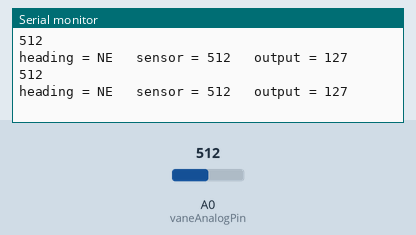
The sketch below on a simulated Arduino Uno, built with avr-gcc and run on an emulated ATmega328P. On the bench: the last lines printed to the serial monitor. The inputs (shaded band) are chosen by the test bench; at power-on: A0 (vaneAnalogPin) = 512.

Above: at 2.8 s.
2.9 s: A0 (vaneAnalogPin) set to 390
At 4.9 s:
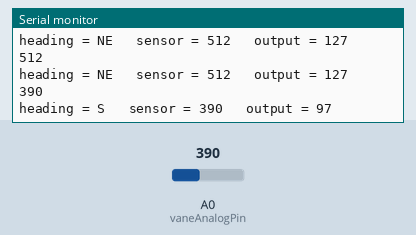
7.5 s: A0 (vaneAnalogPin) set to 410
At 9.2 s:
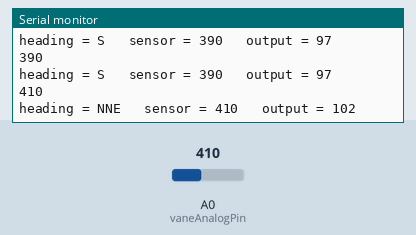
11.5 s: A0 (vaneAnalogPin) set to 122
At 12.3 s:
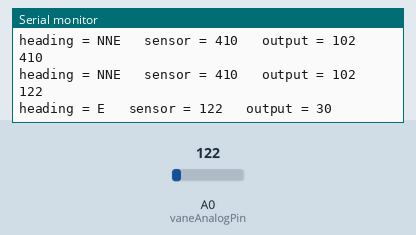
15.5 s: A0 (vaneAnalogPin) set to 57
At 16.6 s:
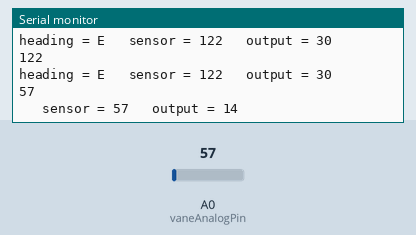
19.5 s: A0 (vaneAnalogPin) set to 77
At 20.9 s:
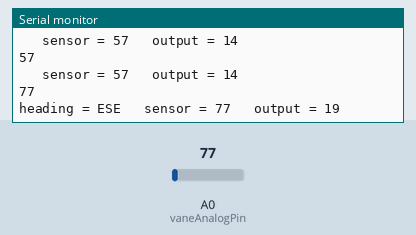
23.5 s: A0 (vaneAnalogPin) set to 135
At 25.3 s:
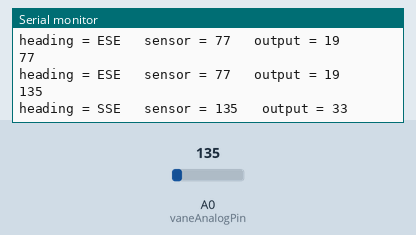
Timing chart, 0 to 26.8 s (numbered marks = the images above; inputs shaded):
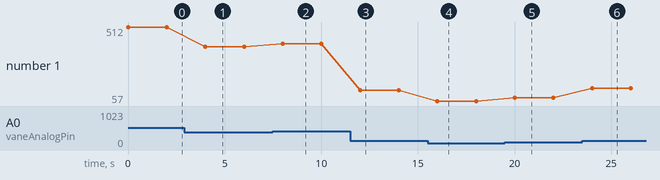

Measured:
- after the input at 2.9 s, the serial monitor: prints a new line after 1.1 s (image 1)
- after the input at 7.5 s, the serial monitor: prints a new line after 0.50 s (image 2)
- after the input at 11.5 s, the serial monitor: prints a new line after 0.51 s (image 3)
- after the input at 15.5 s, the serial monitor: prints a new line after 0.51 s (image 4)
- after the input at 19.5 s, the serial monitor: prints a new line after 0.51 s (image 5)
- after the input at 23.5 s, the serial monitor: prints a new line after 0.51 s (image 6)
- plotted number 1: 512 → 390 after the input at 2.9 s, 390 → 410 after the input at 7.5 s, 410 → 122 after the input at 11.5 s, 122 → 57 after the input at 15.5 s, 57 → 77 after the input at 19.5 s

The sketch:

vane.ino
```cpp
const int vaneAnalogPin = A0;  // Analog input pin that the potentiometer is attached to

int windVane = 0;           // value read from the pot
int outputValue = 0;        // value output to the PWM (analog out)
int direction = 0;          // direction of vane

void setup() {
  // initialize serial communications at 9600 bps:
  Serial.begin(9600);
}

void loop() {
  // read the analog in value:
  windVane = analogRead(vaneAnalogPin);
  Serial.println(windVane);
  // map it to the range of the analog out:
  outputValue = map(windVane, 0, 1023, 0, 255);
  // change the analog out value:
  int temp;

  if(windVane > 940){
    Serial.print("heading = W");
  } //W
	else if(windVane > 880){
    Serial.print("heading = NW");
  } //NW
	else if(windVane > 820){
    Serial.print("heading = WNW");
  } //WNW
	else if(windVane > 780){
    Serial.print("heading = N");
  }  //N
	else if(windVane > 695){
    Serial.print("heading = NNW");
  } //NNW
	else if(windVane > 625){
    Serial.print("heading = SW");
  } //SW
	else if(windVane > 593){
    Serial.print("heading = WSW");
  } //WSW
	else if(windVane > 455){
    Serial.print("heading = NE");
  }  //NE
	else if(windVane > 400){
    Serial.print("heading = NNE");
  }  //NNE
	else if(windVane > 280){
    Serial.print("heading = S");
  }  //S
	else if(windVane > 240){
    Serial.print("heading = SSW");
  }  //SSW
	else if(windVane > 182){
    Serial.print("heading = SE");
  }  //SE
	else if(windVane > 125){
    Serial.print("heading = SSE");
  }  //SSE
	else if(windVane > 89){
    Serial.print("heading = E");
  }  //E
	else if(windVane > 85){
    Serial.print("heading = ENE");
  }  //ESE
  else if(windVane > 67){
    Serial.print("heading = ESE");
  }
	else temp = 5;
  // print the results to the Serial Monitor:
  Serial.print("\t sensor = ");
  Serial.print(windVane);
  Serial.print("\t output = ");
  Serial.println(outputValue);

  // wait 2 milliseconds before the next loop for the analog-to-digital
  // converter to settle after the last reading:
  delay(2000);
}
```
